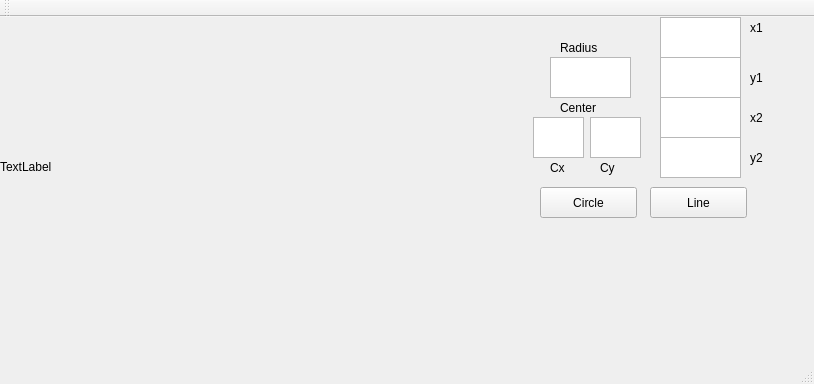
<?xml version="1.0" encoding="UTF-8"?>
<ui version="4.0">
 <class>MainWindow</class>
 <widget class="QMainWindow" name="MainWindow">
  <property name="geometry">
   <rect>
    <x>0</x>
    <y>0</y>
    <width>814</width>
    <height>384</height>
   </rect>
  </property>
  <property name="windowTitle">
   <string>MainWindow</string>
  </property>
  <widget class="QWidget" name="centralWidget">
   <widget class="QTextEdit" name="textEdit">
    <property name="geometry">
     <rect>
      <x>660</x>
      <y>0</y>
      <width>81</width>
      <height>41</height>
     </rect>
    </property>
   </widget>
   <widget class="QTextEdit" name="textEdit_2">
    <property name="geometry">
     <rect>
      <x>660</x>
      <y>40</y>
      <width>81</width>
      <height>41</height>
     </rect>
    </property>
   </widget>
   <widget class="QTextEdit" name="textEdit_3">
    <property name="geometry">
     <rect>
      <x>660</x>
      <y>80</y>
      <width>81</width>
      <height>41</height>
     </rect>
    </property>
   </widget>
   <widget class="QTextEdit" name="textEdit_4">
    <property name="geometry">
     <rect>
      <x>660</x>
      <y>120</y>
      <width>81</width>
      <height>41</height>
     </rect>
    </property>
   </widget>
   <widget class="QPushButton" name="pushButton">
    <property name="geometry">
     <rect>
      <x>650</x>
      <y>170</y>
      <width>97</width>
      <height>31</height>
     </rect>
    </property>
    <property name="text">
     <string>Line</string>
    </property>
   </widget>
   <widget class="QPushButton" name="pushButton_2">
    <property name="geometry">
     <rect>
      <x>540</x>
      <y>170</y>
      <width>97</width>
      <height>31</height>
     </rect>
    </property>
    <property name="text">
     <string>Circle</string>
    </property>
   </widget>
   <widget class="QTextEdit" name="textEdit_5">
    <property name="geometry">
     <rect>
      <x>550</x>
      <y>40</y>
      <width>81</width>
      <height>41</height>
     </rect>
    </property>
   </widget>
   <widget class="QLabel" name="label">
    <property name="geometry">
     <rect>
      <x>0</x>
      <y>0</y>
      <width>400</width>
      <height>300</height>
     </rect>
    </property>
    <property name="text">
     <string>TextLabel</string>
    </property>
   </widget>
   <widget class="QLabel" name="label_2">
    <property name="geometry">
     <rect>
      <x>750</x>
      <y>0</y>
      <width>41</width>
      <height>21</height>
     </rect>
    </property>
    <property name="text">
     <string>x1</string>
    </property>
   </widget>
   <widget class="QLabel" name="label_3">
    <property name="geometry">
     <rect>
      <x>750</x>
      <y>50</y>
      <width>65</width>
      <height>21</height>
     </rect>
    </property>
    <property name="text">
     <string>y1</string>
    </property>
   </widget>
   <widget class="QLabel" name="label_4">
    <property name="geometry">
     <rect>
      <x>750</x>
      <y>90</y>
      <width>65</width>
      <height>21</height>
     </rect>
    </property>
    <property name="text">
     <string>x2</string>
    </property>
   </widget>
   <widget class="QLabel" name="label_5">
    <property name="geometry">
     <rect>
      <x>750</x>
      <y>130</y>
      <width>65</width>
      <height>21</height>
     </rect>
    </property>
    <property name="text">
     <string>y2</string>
    </property>
   </widget>
   <widget class="QTextEdit" name="textEdit_6">
    <property name="geometry">
     <rect>
      <x>533</x>
      <y>100</y>
      <width>51</width>
      <height>41</height>
     </rect>
    </property>
   </widget>
   <widget class="QTextEdit" name="textEdit_7">
    <property name="geometry">
     <rect>
      <x>590</x>
      <y>100</y>
      <width>51</width>
      <height>41</height>
     </rect>
    </property>
   </widget>
   <widget class="QLabel" name="label_6">
    <property name="geometry">
     <rect>
      <x>560</x>
      <y>20</y>
      <width>65</width>
      <height>21</height>
     </rect>
    </property>
    <property name="text">
     <string>Radius</string>
    </property>
   </widget>
   <widget class="QLabel" name="label_7">
    <property name="geometry">
     <rect>
      <x>560</x>
      <y>80</y>
      <width>65</width>
      <height>21</height>
     </rect>
    </property>
    <property name="text">
     <string>Center</string>
    </property>
   </widget>
   <widget class="QLabel" name="label_8">
    <property name="geometry">
     <rect>
      <x>600</x>
      <y>140</y>
      <width>21</width>
      <height>21</height>
     </rect>
    </property>
    <property name="text">
     <string>Cy</string>
    </property>
   </widget>
   <widget class="QLabel" name="label_9">
    <property name="geometry">
     <rect>
      <x>550</x>
      <y>140</y>
      <width>31</width>
      <height>21</height>
     </rect>
    </property>
    <property name="text">
     <string>Cx</string>
    </property>
   </widget>
  </widget>
  <widget class="QMenuBar" name="menuBar">
   <property name="geometry">
    <rect>
     <x>0</x>
     <y>0</y>
     <width>814</width>
     <height>27</height>
    </rect>
   </property>
  </widget>
  <widget class="QToolBar" name="mainToolBar">
   <attribute name="toolBarArea">
    <enum>TopToolBarArea</enum>
   </attribute>
   <attribute name="toolBarBreak">
    <bool>false</bool>
   </attribute>
  </widget>
  <widget class="QStatusBar" name="statusBar"/>
 </widget>
 <layoutdefault spacing="6" margin="11"/>
 <resources/>
 <connections/>
</ui>
